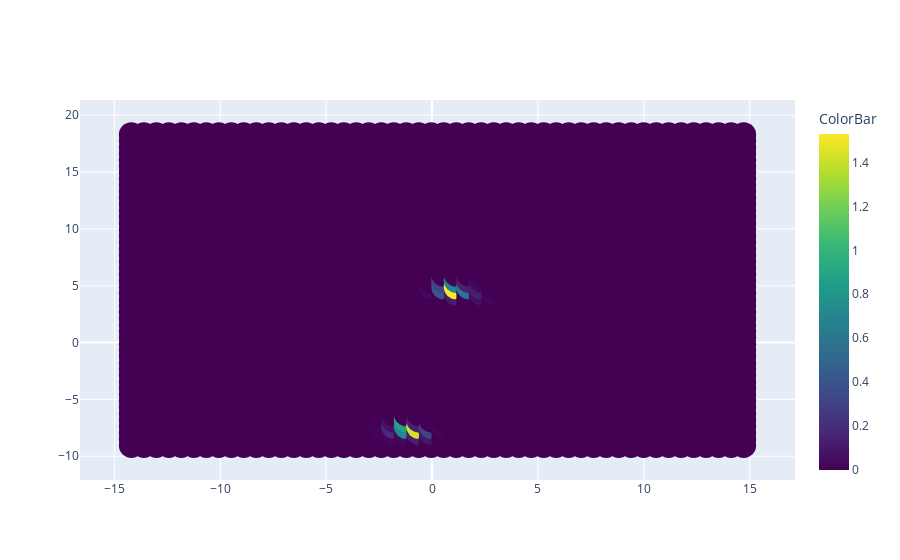

The cell this chart's notebook holds for it:
### Code cell
figwl= [go.Scatter(
    mode='markers',
    x=background[:,0],
    y=background[:,1],
    marker= {
    'color':bg_scof,
    'colorbar': go.scatter.marker.ColorBar(
        title= 'ColorBar'
    ),
    'colorscale':'Viridis',
    'line': {'width': 0},
    'size': 25,
    'symbol': 'circle',
  "opacity": 1
  }
)]

layout= go.Layout()

Figure_wl= go.Figure(data= figwl, layout= layout)

iplot(Figure_wl)

### Figure 1 — Plotly figure (JSON) as saved in the notebook; plotly's stock layout.template omitted (floating-point values rounded to 4 significant figures; data arrays with more than 128 entries replaced by an {"elided": "..."} marker saying what was removed)
{"data": [{"marker": {"color": {"elided": "2500 float values"}, "colorbar": {"title": {"text": "ColorBar"}}, "colorscale": [[0, "#440154"], [0.1111, "#482878"], [0.2222, "#3e4989"], [0.3333, "#31688e"], [0.4444, "#26828e"], [0.5556, "#1f9e89"], [0.6667, "#35b779"], [0.7778, "#6ece58"], [0.8889, "#b5de2b"], [1, "#fde725"]], "line": {"width": 0}, "opacity": 1, "size": 25, "symbol": "circle"}, "mode": "markers", "type": "scatter", "x": {"elided": "2500 float values"}, "y": {"elided": "2500 float values"}}], "layout": {}}
